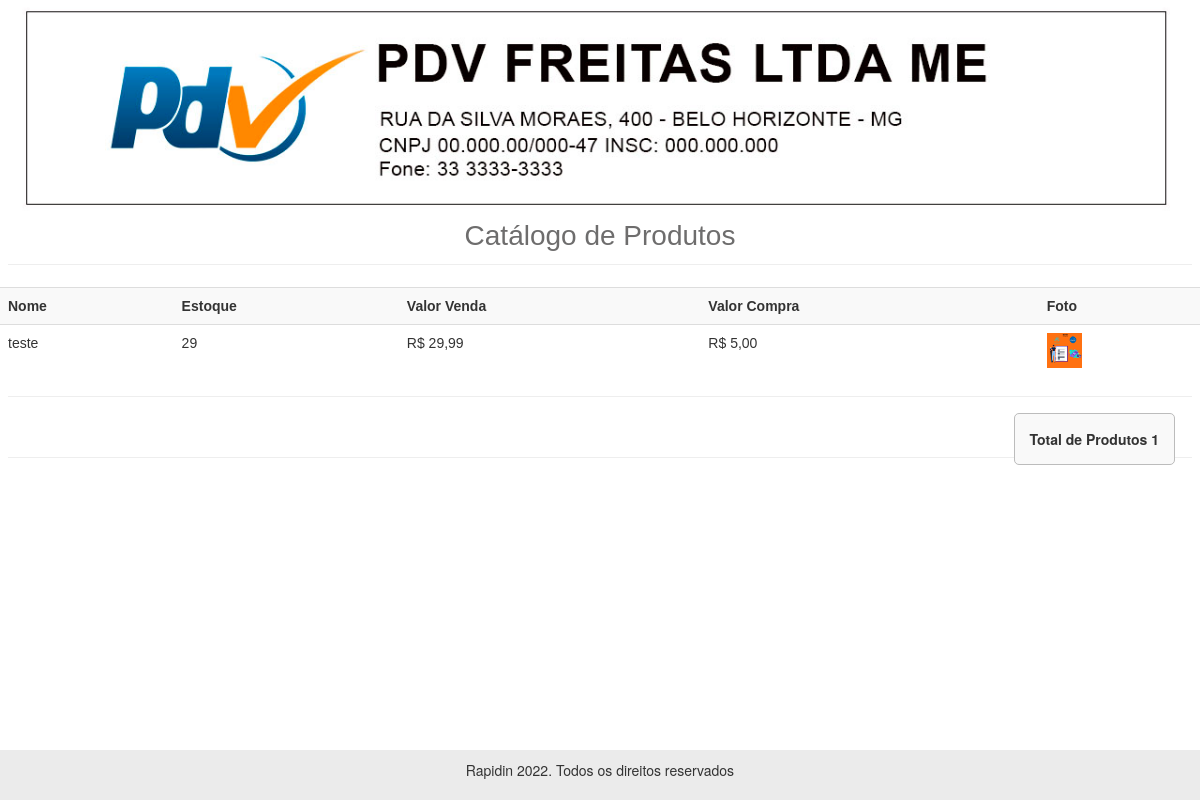
Before: /rel/relProdutos.php with the older database file.
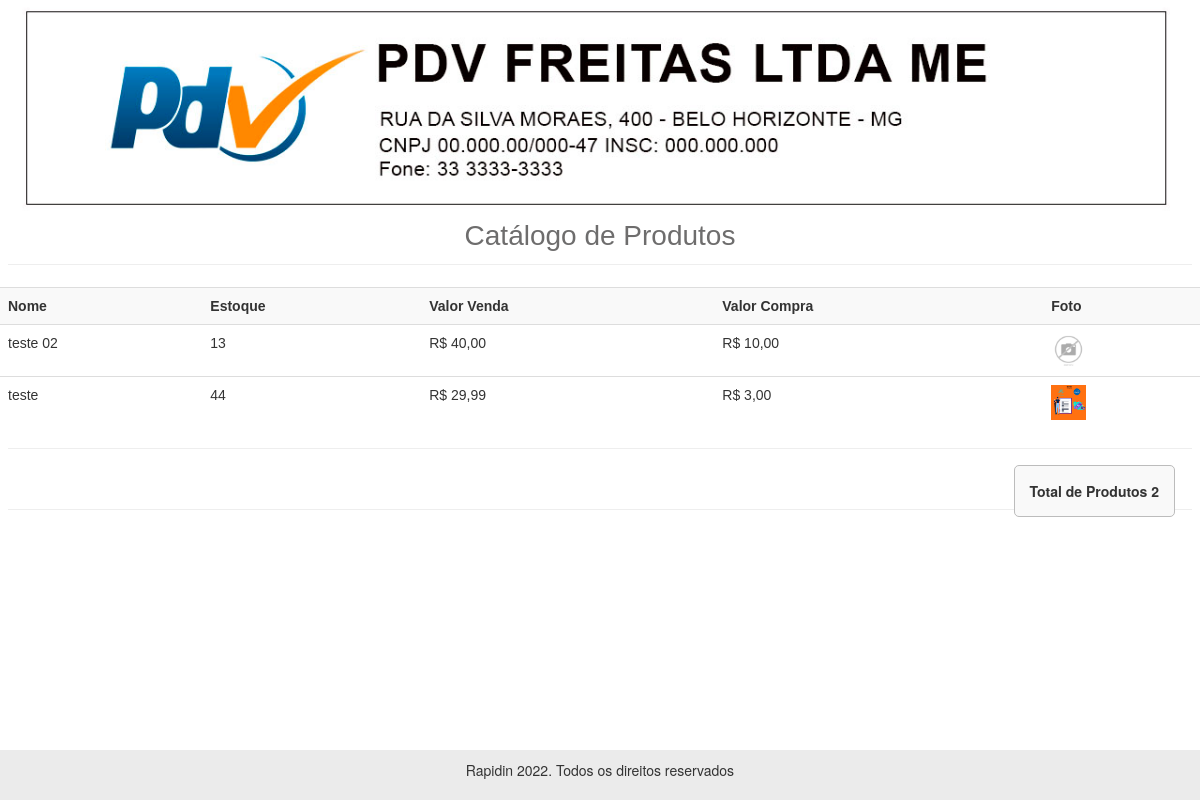
After: the same page with the newer database file.
### tables this page shows
CREATE TABLE `produtos` (
  `id` int(11) NOT NULL,
  `codigo` varchar(30) NOT NULL,
  `nome` varchar(50) NOT NULL,
  `descricao` varchar(200) NOT NULL,
  `estoque` int(11) NOT NULL,
  `valor_compra` decimal(8,2) NOT NULL,
  `valor_venda` decimal(8,2) NOT NULL,
  `fornecedor` int(11) NOT NULL,
  `categoria` int(11) NOT NULL,
  `foto` varchar(120) DEFAULT NULL
);

### config.php (called while the page is built, shortened)
<?php
$url_sistema = "http://localhost/dashboard/www/pdv/";
$rodape_relatorios = "Rapidin 2022. Todos os direitos reservados";
$cabecalho_img_rel = 'Sim';
?>

### rel/relProdutos.php (the view, shortened to what this page needs)
<?php
require_once("../conexao.php");
?>
<!DOCTYPE html>
<html>
<head>
    <link rel="stylesheet" href="https://maxcdn.bootstrapcdn.com/bootstrap/3.3.7/css/bootstrap.min.css">
</head>
<body>
    <?php if ($cabecalho_img_rel == 'Sim') { ?>
        <div class="img-cabecalho">
            <img src="<?php echo $url_sistema ?>img/topo-relatorio.jpg" width="100%">
        </div>
    <?php } ?>
    <div class="container">
        <div align="center" class="">
            <span class="titulorel">Catálogo de Produtos</span>
        </div>
    </div>
    <hr>
    <table class='table' width='100%' cellspacing='0' cellpadding='3'>
        <tr bgcolor='#f9f9f9'>
            <th>Nome</th>
            <th>Estoque</th>
            <th>Valor Venda</th>
            <th>Valor Compra</th>
            <th>Foto</th>
        </tr>
        <?php
        $query = $pdo->query("SELECT * FROM produtos order by id desc");
        $res = $query->fetchAll(PDO::FETCH_ASSOC);
        $totalItens = @count($res);
        for ($i = 0; $i < @count($res); $i++) {
            $nome = $res[$i]['nome'];
            $valor_venda = $res[$i]['valor_venda'];
            $valor_compra = $res[$i]['valor_compra'];
            $estoque = $res[$i]['estoque'];
            $foto = $res[$i]['foto'];
            $valor_venda_f = number_format($valor_venda, 2, ',', '.');
            $valor_compra_f = number_format($valor_compra, 2, ',', '.');
        ?>
            <tr>
                <td><?php echo $nome ?> </td>
                <td><?php echo $estoque ?> </td>
                <td>R$ <?php echo $valor_venda_f ?> </td>
                <td>R$ <?php echo $valor_compra_f ?> </td>
                <td><img src="<?php echo $url_sistema ?>img/produtos/<?php echo $foto ?>" width="35px"> </td>
            </tr>
        <?php } ?>
    </table>
    <hr>
    <div class="row margem-superior">
        <div class="col-md-12">
            <div class="" align="right">
                <span class="areaTotal"> <b> Total de Produtos <?php echo $totalItens ?> </b> </span>
            </div>
        </div>
    </div>
    <hr>
    <div class="footer">
        <p style="font-size:14px" align="center"><?php echo $rodape_relatorios ?></p>
    </div>
</body>
</html>

Changed rows visible on the page:
added produtos: nome "teste 02", estoque "13", valor_venda "40,00", valor_compra "10,00", foto (picture)
changed produtos "teste": estoque "29" → "44"; valor_compra "5,00" → "3,00"
Other visible differences:
$totalItens: "1" → "2"
